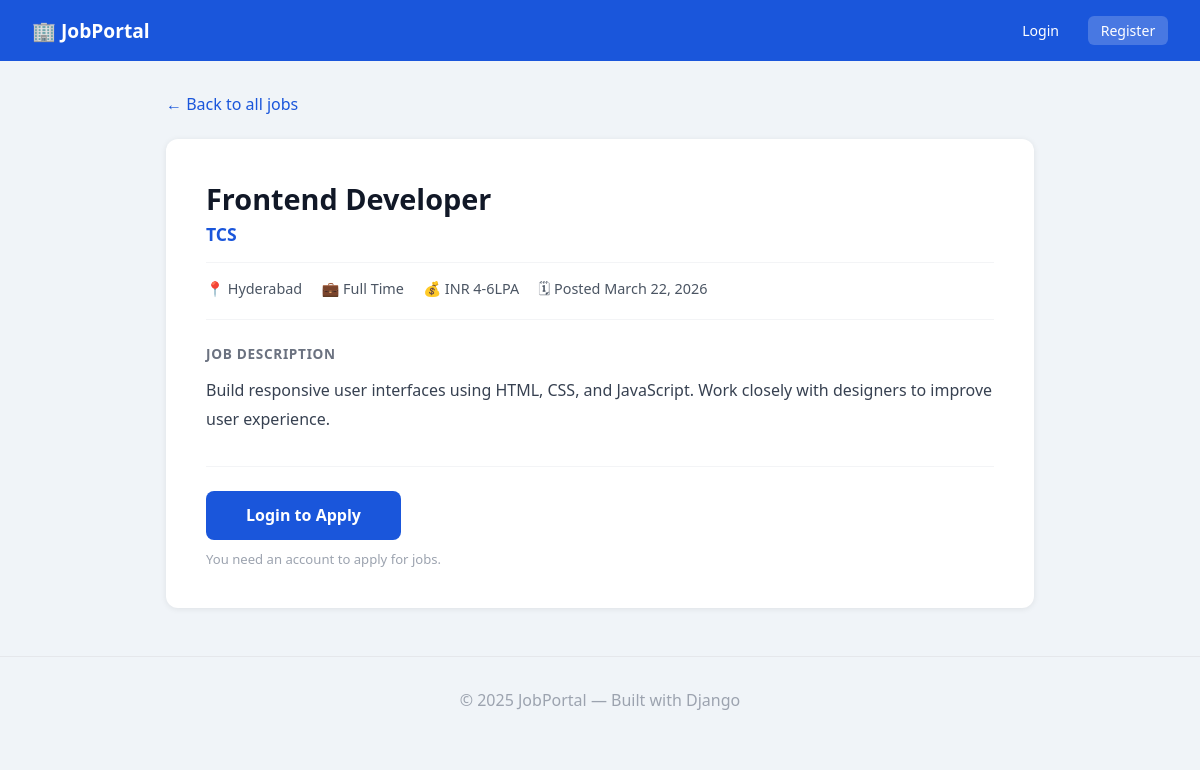
Page /2/ on the committed database.
### jobs/models.py (models this page shows, shortened)
class Job(models.Model):
    JOB_TYPE_CHOICES = [
        ('full_time',  'Full Time'),
        ('part_time',  'Part Time'),
        ('remote',     'Remote'),
        ('internship', 'Internship'),
    ]
    title           = models.CharField(max_length=200)
    company         = models.CharField(max_length=200)
    location        = models.CharField(max_length=200)
    job_type        = models.CharField(max_length=20, choices=JOB_TYPE_CHOICES, default='full_time')
    description     = models.TextField()
    salary          = models.CharField(max_length=100, blank=True, null=True)
    required_skills = models.CharField(
        max_length=500, blank=True, null=True,
        help_text='Enter comma separated skills e.g. Python, Django, SQL'
    )
    posted_at       = models.DateTimeField(auto_now_add=True)
    class Meta:
        ordering = ['-posted_at']

### jobs/views.py (the view, shortened to what this page needs)
# urls.py: path('<int:pk>/', views.job_detail, name='job_detail'),
def job_detail(request, pk):
    job             = get_object_or_404(Job, pk=pk)
    already_applied = False
    application     = None
    return render(request, 'jobs/job_detail.html', {
        'job':             job,
        'already_applied': already_applied,
        'application':     application,
    })

### jobs/templates/jobs/job_detail.html (shortened to what this page needs)
{% extends "jobs/base.html" %}
{% block content %}
<a href="{% url 'jobs:job_list' %}" class="back-link">← Back to all jobs</a>
<div class="job-detail-card">
    <h1>{{ job.title }}</h1>
    <p class="company-name">{{ job.company }}</p>
    <div class="detail-meta">
        <span>📍 {{ job.location }}</span>
        <span>💼 {{ job.get_job_type_display }}</span>
        {% if job.salary %}<span>💰 {{ job.salary }}</span>{% endif %}
        <span>🗓 Posted {{ job.posted_at|date:"F d, Y" }}</span>
    </div>
    <p class="section-title">Job Description</p>
    <p class="description-text">{{ job.description }}</p>
    <div class="apply-section">
        {% if user.is_authenticated %}
            {% if already_applied %}
                <span class="applied-badge">✅ You have already applied</span>
            {% else %}
                <a href="{% url 'jobs:apply_job' job.pk %}" class="apply-btn">Apply for This Position</a>
            {% endif %}
        {% else %}
            <a href="{% url 'accounts:login' %}" class="apply-btn">Login to Apply</a>
            <p class="apply-note">You need an account to apply for jobs.</p>
        {% endif %}
    </div>
</div>
{% endblock %}

### jobs/templates/jobs/base.html (style rules this page uses)
* { box-sizing: border-box; margin: 0; padding: 0; }
body { font-family: 'Segoe UI', sans-serif; background: #f0f4f8; color: #333; }

### jobs/templates/jobs/job_detail.html (style rules this page uses)
.back-link { display: inline-block; margin-bottom: 1.5rem; color: #1a56db; text-decoration: none; font-weight: 500; }
.job-detail-card { background: white; border-radius: 12px; padding: 2.5rem; box-shadow: 0 1px 6px rgba(0,0,0,0.08); }
.job-detail-card h1 { font-size: 1.8rem; color: #111827; margin-bottom: 0.3rem; }
.company-name { font-size: 1.1rem; color: #1a56db; font-weight: 600; margin-bottom: 1rem; }
.detail-meta { display: flex; flex-wrap: wrap; gap: 1.2rem; padding: 1rem 0; border-top: 1px solid #f3f4f6; border-bottom: 1px solid #f3f4f6; margin-bottom: 1.5rem; font-size: 0.9rem; color: #4b5563; }
.section-title { font-size: 0.85rem; font-weight: 700; text-transform: uppercase; letter-spacing: 0.05em; color: #6b7280; margin-bottom: 0.8rem; }
.description-text { line-height: 1.8; color: #374151; white-space: pre-wrap; }
.apply-section { margin-top: 2rem; padding-top: 1.5rem; border-top: 1px solid #f3f4f6; }
.apply-btn { background: #1a56db; color: white; padding: 0.85rem 2.5rem; border-radius: 8px; text-decoration: none; font-weight: 700; font-size: 1rem; display: inline-block; }
.apply-note { font-size: 0.82rem; color: #9ca3af; margin-top: 0.6rem; }

### rows in the picture
Job: title "Frontend Developer", company "TCS", location "Hyderabad", job_type "Full Time", salary "INR 4-6LPA", posted_at "March 22, 2026", description "Build responsive user interfaces using HTML, CSS, and JavaScript. Work closely with designers to improve user experience."
